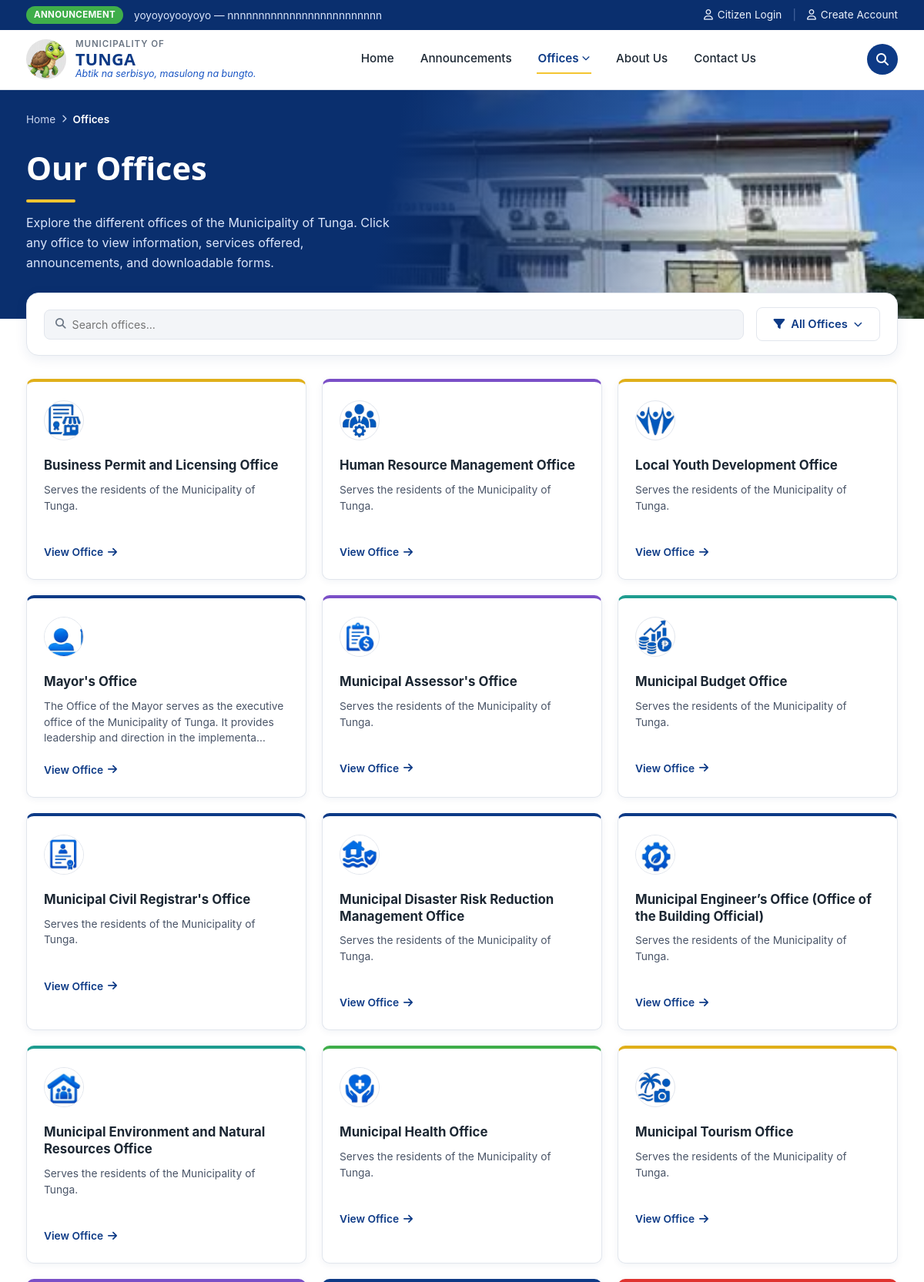
/offices/ (upper part), run on an earlier commit of the app's database.
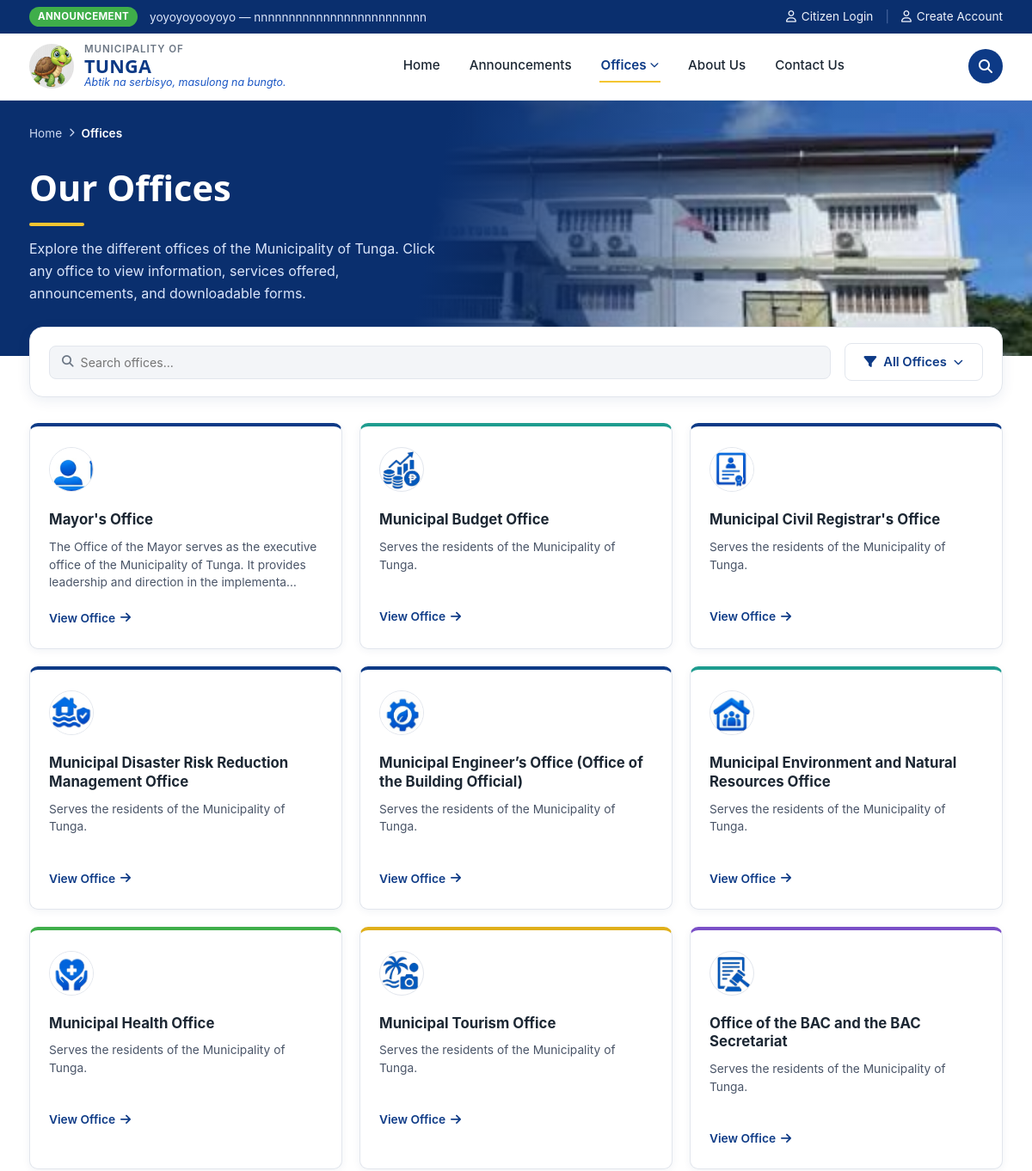
And on a later commit of the database.
### office_dashboard/models.py (models this page shows, shortened)
class Announcement(models.Model):
    STATUS_CHOICES = [
        ("pending", "Pending Approval"),
        ("published", "Published"),
        ("reject", "Reject"),
        ("returned", "Returned"),
        ("archive", "Archived"),
    ]
    PRIORITY_CHOICES = [
        ("Normal", "Normal"),
        ("Low", "Low"),
        ("High", "High"),
        ("Urgent", "Urgent"),
    ]
    representative = models.ForeignKey(
        OfficeRepresentative,
        on_delete=models.CASCADE,
        related_name="announcements"
    )
    title = models.CharField(max_length=255)
    subtitle = models.CharField(
        max_length=255,
        blank=True
    )
    category = models.CharField(
        max_length=100,
        blank=True
    )
    content = models.TextField(
        blank=True
    )
    image = models.ImageField(
        upload_to="announcements/",
        blank=True,
        null=True
    )
    author = models.CharField(
        max_length=255,
        blank=True
    )
    date_posted = models.DateField(
        null=True,
        blank=True
    )
    expiration_date = models.DateTimeField(
        null=True,
        blank=True
    )
    last_updated = models.DateTimeField(auto_now=True)
    priority = models.CharField(
        max_length=20,
        choices=PRIORITY_CHOICES,
        default="Normal"
    )
    status = models.CharField(
        max_length=20,
        choices=STATUS_CHOICES,
        default="pending"
    )
    admin_note = models.TextField(blank=True)
    views = models.PositiveIntegerField(
        default=0
    )
    created_at = models.DateTimeField(
        auto_now_add=True
    )

### offices/models.py (models this page shows, shortened)
class Office(models.Model):
    name = models.CharField(max_length=100)
    slug = models.SlugField(unique=True, max_length=150)
    logo = models.ImageField(upload_to="office_logos/", blank=True, null=True)
    about = models.TextField(blank=True)
    description = models.TextField(blank=True)
    head_name = models.CharField(max_length=255, blank=True)
    position_title = models.CharField(max_length=255, blank=True)
    office_hours = models.CharField(max_length=255, blank=True)
    location = models.CharField(max_length=255, blank=True)
    email = models.EmailField(blank=True)
    telephone = models.CharField(max_length=100, blank=True)
    service_pledge = models.TextField(blank=True)
    mandate = models.TextField(blank=True)
    vision = models.TextField(blank=True)
    mission = models.TextField(blank=True)
    goal = models.TextField(blank=True)
    objective = models.TextField(blank=True)
    hero_image = models.ImageField(
        upload_to="office_hero/",
        blank=True,
        null=True,
        help_text="Banner image shown at the top of this office's public page. Defaults to the standard municipal hall photo when empty.",
    )
    is_visible = models.BooleanField(
        default=True,
        help_text="Uncheck to hide this office from the public Offices page."
    )

### portal/views.py (the view)
# urls.py: path('offices/', views.offices, name='offices'),
def offices(request):
    office_list = (
        Office.objects
        .exclude(slug="lgu-super-admin")
        .filter(is_visible=True)
        .order_by("name")
    )
    for office in office_list:
        icon, color, icon_image = OFFICE_CARD_STYLE.get(office.slug, OFFICE_CARD_DEFAULT)
        office.card_icon = icon
        office.card_color = color
        office.card_image = icon_image
    return render(request, "offices/offices.html", {
        "office_list": office_list,
    })

### admin_dashboard/context_processors.py (called while the page is built)
def site_contact_info(request):
    return {"site_contact": SiteContactInfo.get_solo()}

def is_super_admin(request):
    if not request.user.is_authenticated:
        return {"is_super_admin": False}
    return {"is_super_admin": SuperAdmin.objects.filter(user=request.user).exists()}

def ticker_announcements(request):
    from office_dashboard.models import Announcement
    announcements = list(
        Announcement.objects.filter(status='published').order_by('-date_posted', '-created_at')[:5]
    )
    return {"ticker_announcements": announcements}

### admin_dashboard/models.py (called while the page is built)
    @classmethod
    def get_solo(cls):
        obj, _ = cls.objects.get_or_create(pk=1, defaults={
            'phone': '(053) 456 789',
            'phone_local': 'Local 100',
            'email': 'tunga@gmail.com',
            'email_secondary': 'info@tunga.gov.ph',
            'address': '2nd Floor, Municipal Hall, Tunga, Leyte',
            'facebook_name': 'Municipality of Tunga - Official',
            'office_hours': 'Monday – Friday, 8:00 AM – 5:00 PM',
        })
        return obj

### templates/offices/offices.html (shortened to what this page needs)
{% extends "base.html" %}
{% load static %}
{% block content %}
<section class="page-hero">
  <img src="{% static 'images/lgu_bldg.jpeg' %}" alt="Tunga Municipal Hall" class="page-hero__bg">
  <div class="page-hero__scrim"></div>
  <div class="page-hero__inner">
    <div class="breadcrumb"><a href="{% url 'home' %}">Home</a> <i class="fa-solid fa-chevron-right" style="font-size:.65rem"></i> <span class="current">Offices</span></div>
    <h1>Our Offices</h1>
    <p>Explore the different offices of the Municipality of Tunga. Click any office to view information, services offered, announcements, and downloadable forms.</p>
  </div>
</section>
<section class="offices-search-wrap">
  <div class="container">
    <div class="panel offices-search">
      <div class="search-input">
        <i class="fa-solid fa-magnifying-glass"></i>
        <input type="text" placeholder="Search offices...">
      </div>
      <button class="btn btn-outline filter-btn"><i class="fa-solid fa-filter"></i> All Offices <i class="fa-solid fa-chevron-down" style="font-size:.7rem"></i></button>
    </div>
  </div>
</section>
<section class="offices-list">
  <div class="container offices-grid">
    {% for office in office_list %}
    <a href="{% url 'office_detail' office.slug %}" class="office-card office-card--{{ office.card_color }}">
      {% if office.card_image %}
        <img src="{% static office.card_image %}" alt="{{ office.name }}" class="office-card__icon office-card__icon--img">
      {% else %}
        <i class="{{ office.card_icon }} office-card__icon"></i>
      {% endif %}
      <h3>{{ office.name }}</h3>
      <p>{{ office.about|default:"Serves the residents of the Municipality of Tunga."|truncatechars:140 }}</p>
      <span class="office-card__link">View Office <i class="fa-solid fa-arrow-right"></i></span>
    </a>
    {% empty %}
    <p style="grid-column:1/-1;text-align:center;color:var(--gray-400,#8a92ab);padding:24px 0;">No offices to show right now.</p>
    {% endfor %}
  </div>
</section>
{% endblock %}

### templates/base.html (shortened to what this page needs)
{% load static %}
<!DOCTYPE html>
<html lang="en">
<head>
    <link rel="stylesheet" href="{% static 'css/base.css' %}">
    <link rel="stylesheet" href="{% static 'css/homepage.css' %}">
    <link rel="stylesheet" href="{% static 'css/offices.css' %}">
    <link rel="stylesheet" href="{% static 'css/announcements.css' %}">
    <link rel="stylesheet" href="{% static 'css/aboutus.css' %}">
    <link rel="stylesheet" href="{% static 'css/history.css' %}">
    <link rel="stylesheet" href="{% static 'css/contactus.css' %}">
    <link rel="stylesheet" href="{% static 'css/base.css' %}">
    <link rel="stylesheet" href="{% static 'css/auth.css' %}">
    <link rel="stylesheet" href="{% static 'css/mayorsoffice.css' %}">
    <link rel="stylesheet" href="https://cdnjs.cloudflare.com/ajax/libs/font-awesome/6.5.1/css/all.min.css">
</head>
<body>
  <header class="top-bar">
  <div class="container">
    <span class="top-bar__tag">Announcement</span>
    <span class="top-bar__msg-wrap">
      {% for a in ticker_announcements %}
        <span class="top-bar__msg{% if forloop.first %} top-bar__msg--active{% endif %}">{{ a.title }} — {{ a.subtitle|default:a.content|truncatewords:20 }}</span>
      {% empty %}
        <span class="top-bar__msg top-bar__msg--active">No announcements at this time.</span>
      {% endfor %}
    </span>
        <div class="top-bar__links">
          {% if user.is_authenticated %}
            <span class="top-bar__welcome">Welcome, {{ user.first_name|default:user.username }}</span>
            <span class="top-bar__divider">|</span>
            <div class="user-menu">
              <button type="button" class="user-menu__avatar" aria-label="Account menu">
                {{ user.first_name|default:user.username|slice:":1"|upper }}
              </button>
            </div>
          {% else %}
            <a href="{% url 'login' %}"><i class="fa-regular fa-user"></i> <span>Citizen Login</span></a>
            <span class="top-bar__divider">|</span>
            <a href="{% url 'signup' %}"><i class="fa-regular fa-user"></i> <span>Create Account</span></a>
          {% endif %}
        </div>
  </div>
</header>
<nav class="site-header">
  <div class="container">
    <a href="{% url 'home' %}" class="brand">
      <img src="{% if site_contact.logo %}{{ site_contact.logo.url }}{% else %}{% static 'images/tunga_leyte_logo.png' %}{% endif %}" alt="Municipality of Tunga Seal" class="brand__seal">
      <div class="brand__text">
        <div class="brand__label">MUNICIPALITY OF</div>
        <div class="brand__name">TUNGA</div>
        <div class="brand__tagline">Abtik na serbisyo, masulong na bungto.</div>
      </div>
    </a>
    <div class="main-nav">
      <a href="{% url 'home' %}" class="{% if request.resolver_match.url_name == 'home' %}active{% endif %}">Home</a>
      <a href="{% url 'announcement' %}" class="{% if request.resolver_match.url_name == 'announcement' %}active{% endif %}">Announcements</a>
      <a href="{% url 'offices' %}" class="{% if request.resolver_match.url_name == 'offices' %}active{% endif %}">Offices <i class="fa-solid fa-chevron-down" style="font-size:.65rem"></i></a>
      <a href="{% url 'about' %}" class="{% if request.resolver_match.url_name == 'about' %}active{% endif %}">About Us</a>
      <a href="{% url 'contact' %}" class="{% if request.resolver_match.url_name == 'contact' %}active{% endif %}">Contact Us</a>
    </div>
    <div class="nav-search-wrap">
      <button type="button" class="nav-search" id="navSearchToggle" aria-label="Open search" aria-expanded="false">
        <i class="fa-solid fa-magnifying-glass"></i>
      </button>
    </div>
  </div>
</nav>
<main>
    {% block content %}
    {% endblock %}
</main>
</body>
</html>

What changed in the data, as far as the page shows it:
no longer on this page (row edited): Office: shows a picture, name "Business Permit and Licensing Office", about "Serves the residents of the Municipality of Tunga."
no longer on this page (row edited): Office: shows a picture, name "Human Resource Management Office", about "Serves the residents of the Municipality of Tunga."
no longer on this page (row edited): Office: shows a picture, name "Local Youth Development Office", about "Serves the residents of the Municipality of Tunga."
no longer on this page (row edited): Office: shows a picture, name "Municipal Assessor's Office", about "Serves the residents of the Municipality of Tunga."
now on this page (row unchanged): Office: shows a picture, name "Office of the BAC and the BAC Secretariat", about "Serves the residents of the Municipality of Tunga."
